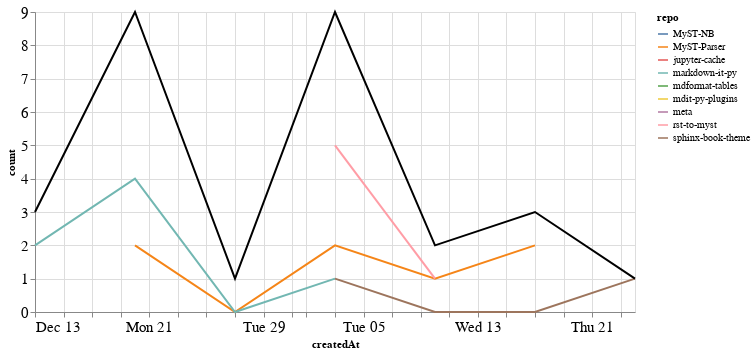

Notebook source saved alongside this figure:
### Markdown cell above
### PRs

### Code cell
prs_time = prs.groupby('repo').resample('W', on='createdAt').count()['author'].reset_index()
prs_time = prs_time.rename(columns={'author': 'count'})
prs_time_total = prs_time.groupby('createdAt').agg({"count": "sum"}).reset_index()

ch1 = alt.Chart(prs_time, width=600).mark_line().encode(
    x='createdAt',
    y='count',
    color='repo',
    tooltip="repo"
)

ch2 = alt.Chart(prs_time_total, width=600).mark_line(color="black").encode(
    x='createdAt',
    y='count',
)

ch1 + ch2

### Figure 1 — Vega-Lite specification as saved in the notebook (floating-point values rounded to 4 significant figures)
{"config": {"axisLeft": {"labelFontSize": 15}, "axisBottom": {"labelFontSize": 15}}, "layer": [{"data": {"name": "data-8a7cbecc8866b23eae1d935a71e9543e"}, "mark": "line", "encoding": {"color": {"type": "nominal", "field": "repo"}, "tooltip": {"type": "nominal", "field": "repo"}, "x": {"type": "temporal", "field": "createdAt"}, "y": {"type": "quantitative", "field": "count"}}, "width": 600}, {"data": {"name": "data-8f63318f3adf52f4371c8d1e5ec595d7"}, "mark": {"type": "line", "color": "black"}, "encoding": {"x": {"type": "temporal", "field": "createdAt"}, "y": {"type": "quantitative", "field": "count"}}, "width": 600}], "$schema": "https://vega.github.io/schema/vega-lite/v4.8.1.json", "datasets": {"data-8a7cbecc8866b23eae1d935a71e9543e": [{"repo": "MyST-NB", "createdAt": "2020-12-20T00:00:00", "count": 1}, {"repo": "MyST-Parser", "createdAt": "2020-12-20T00:00:00", "count": 2}, {"repo": "MyST-Parser", "createdAt": "2020-12-27T00:00:00", "count": 0}, {"repo": "MyST-Parser", "createdAt": "2021-01-03T00:00:00", "count": 2}, {"repo": "MyST-Parser", "createdAt": "2021-01-10T00:00:00", "count": 1}, {"repo": "MyST-Parser", "createdAt": "2021-01-17T00:00:00", "count": 2}, {"repo": "jupyter-cache", "createdAt": "2021-01-17T00:00:00", "count": 1}, {"repo": "markdown-it-py", "createdAt": "2020-12-13T00:00:00", "count": 2}, {"repo": "markdown-it-py", "createdAt": "2020-12-20T00:00:00", "count": 4}, {"repo": "markdown-it-py", "createdAt": "2020-12-27T00:00:00", "count": 0}, {"repo": "markdown-it-py", "createdAt": "2021-01-03T00:00:00", "count": 1}, {"repo": "mdformat-tables", "createdAt": "2020-12-13T00:00:00", "count": 1}, {"repo": "mdit-py-plugins", "createdAt": "2020-12-20T00:00:00", "count": 2}, {"repo": "meta", "createdAt": "2020-12-27T00:00:00", "count": 1}, {"repo": "rst-to-myst", "createdAt": "2021-01-03T00:00:00", "count": 5}, {"repo": "rst-to-myst", "createdAt": "2021-01-10T00:00:00", "count": 1}, {"repo": "sphinx-book-theme", "createdAt": "2021-01-03T00:00:00", "count": 1}, {"repo": "sphinx-book-theme", "createdAt": "2021-01-10T00:00:00", "count": 0}, {"repo": "sphinx-book-theme", "createdAt": "2021-01-17T00:00:00", "count": 0}, {"repo": "sphinx-book-theme", "createdAt": "2021-01-24T00:00:00", "count": 1}], "data-8f63318f3adf52f4371c8d1e5ec595d7": [{"createdAt": "2020-12-13T00:00:00", "count": 3}, {"createdAt": "2020-12-20T00:00:00", "count": 9}, {"createdAt": "2020-12-27T00:00:00", "count": 1}, {"createdAt": "2021-01-03T00:00:00", "count": 9}, {"createdAt": "2021-01-10T00:00:00", "count": 2}, {"createdAt": "2021-01-17T00:00:00", "count": 3}, {"createdAt": "2021-01-24T00:00:00", "count": 1}]}}
